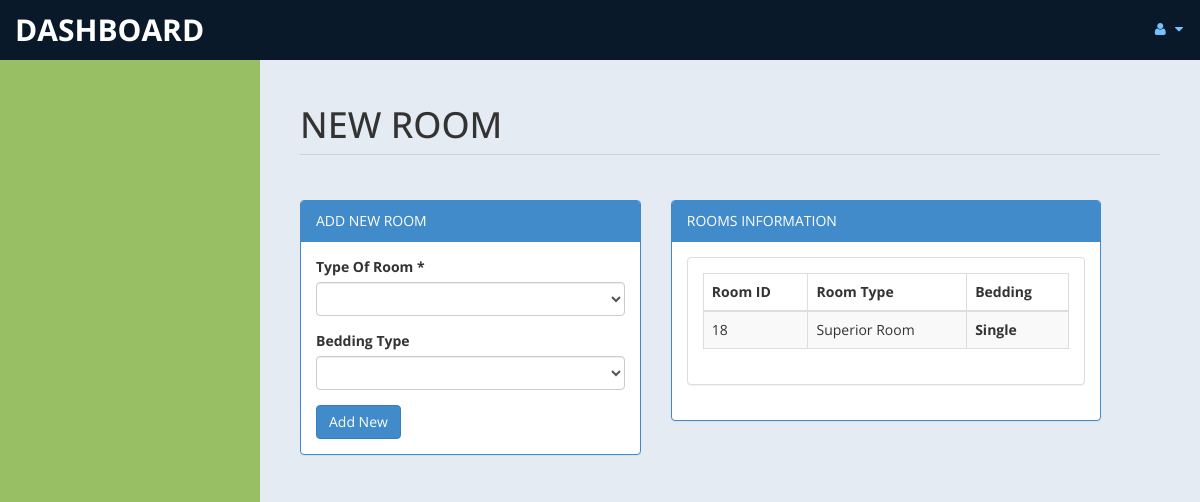
The app's page /admin/room.php (signed in) with its own data.
### tables this page shows
CREATE TABLE `room` (
  `id` int(10) UNSIGNED NOT NULL,
  `type` varchar(15) DEFAULT NULL,
  `bedding` varchar(10) DEFAULT NULL,
  `place` varchar(10) DEFAULT NULL,
  `cusid` int(11) DEFAULT NULL
);

### admin/room.php (the view, shortened to what this page needs)
<!DOCTYPE html>
<html xmlns="http://www.w3.org/1999/xhtml">
<head>
    <link href="assets/css/bootstrap.css" rel="stylesheet" />
    <link href="assets/css/font-awesome.css" rel="stylesheet" />
    <link href="assets/css/custom-styles.css" rel="stylesheet" />
</head>
<body>
    <div id="wrapper">
        <nav class="navbar navbar-default top-navbar" role="navigation">
            <div class="navbar-header">
                <a class="navbar-brand" href="home.php">DASHBOARD</a>
            </div>
            <ul class="nav navbar-top-links navbar-right">
                <li class="dropdown">
                    <a class="dropdown-toggle" data-toggle="dropdown" href="#" aria-expanded="false">
                        <i class="fa fa-user fa-fw"></i> <i class="fa fa-caret-down"></i>
                    </a>
                </li>
            </ul>
        </nav>
        <div id="page-wrapper" >
            <div id="page-inner">
			 <div class="row">
                    <div class="col-md-12">
                        <h1 class="page-header">
                           NEW ROOM <small></small>
                        </h1>
                    </div>
                </div>
            <div class="row">
                <div class="col-md-5 col-sm-5">
                    <div class="panel panel-primary">
                        <div class="panel-heading">
                            ADD NEW ROOM
                        </div>
                        <div class="panel-body">
						<form name="form" method="post">
                            <div class="form-group">
                                            <label>Type Of Room *</label>
                                            <select name="troom"  class="form-control" required>
												<option value selected ></option>
                                                <option value="Casita Room">CASITA ROOM</option>
                                            </select>
                              </div>
								<div class="form-group">
                                            <label>Bedding Type</label>
                                            <select name="bed" class="form-control" required>
												<option value selected ></option>
                                                <option value="Single">Single</option>
                                            </select>
                               </div>
							 <input type="submit" name="add" value="Add New" class="btn btn-primary">
							</form>
							<?php
							 include('db.php');
							?>
                        </div>
                    </div>
                </div>
            <div class="row">
                <div class="col-md-6 col-sm-6">
                    <div class="panel panel-primary">
                        <div class="panel-heading">
                            ROOMS INFORMATION
                        </div>
                        <div class="panel-body">
                    <div class="panel panel-default">
                        <?php
						$sql = "select * from room limit 0,10";
						$re = mysqli_query($con,$sql)
						?>
                        <div class="panel-body">
                            <div class="table-responsive">
                                <table class="table table-striped table-bordered table-hover" id="dataTables-example">
                                    <thead>
                                        <tr>
                                            <th>Room ID</th>
                                            <th>Room Type</th>
											<th>Bedding</th>
                                        </tr>
                                    </thead>
                                    <tbody>
									<?php
										while($row= mysqli_fetch_array($re))
										{
												$id = $row['id'];
											if($id % 2 == 0)
											{
												echo "<tr class=odd gradeX>
													<td>".$row['id']."</td>
													<td>".$row['type']."</td>
												   <th>".$row['bedding']."</th>
												</tr>";
											}
											else
											{
												echo"<tr class=even gradeC>
													<td>".$row['id']."</td>
													<td>".$row['type']."</td>
												   <th>".$row['bedding']."</th>
												</tr>";
											}
										}
									?>
                                    </tbody>
                                </table>
                            </div>
                        </div>
                    </div>
                       </div>
                    </div>
                </div>
            </div>
					</div>
            </div>
        </div>
</body>
</html>

### admin/assets/css/custom-styles.css (style rules this page uses)
body { font-family: 'Open Sans', sans-serif; }
#wrapper { width: 100%; background:#98BF64; }
#page-wrapper { padding: 15px 15px; min-height: 600px; background:#E5EBF2; }
#page-inner { width:100%; margin:10px 20px 10px 0px; background-color:transparent; padding:10px; min-height:1200px; }
h1, .h1, h2, .h2, h3, .h3 { margin-top: 7px; margin-bottom: -5px; }
.page-header { padding-bottom: 9px; margin: 10px 0 45px; border-bottom: 1px solid #C7D1DD; }
.top-navbar { margin:0px; }
.top-navbar .navbar-brand { color: #fff; width: 260px; text-align: left; height: 60px; font-size: 30px; font-weight: 700; text-transform: uppercase; line-height: 30px; }
.top-navbar .nav > li { position: relative; display: inline-block; }
.top-navbar .nav > li > a { position: relative; display: block; padding: 19px 15px; color: #77C0FD; }
.top-navbar { background:#09192A; border-bottom:none; }
.top-navbar .nav > li > a > i { margin-right: 2px; }
.navbar-default { border:0px solid black; }
.navbar-header { background: #09192A; }
.nav > li > a > i { margin-right:10px; }
@media (min-width:768px) { #page-wrapper { margin: 0 0 0 260px; padding: 15px 30px; min-height: 1200px; } }
@media (min-width:768px) { .navbar { border-radius: 0px; } }

### records on screen
room: id "18", type "Superior Room", bedding "Single"
